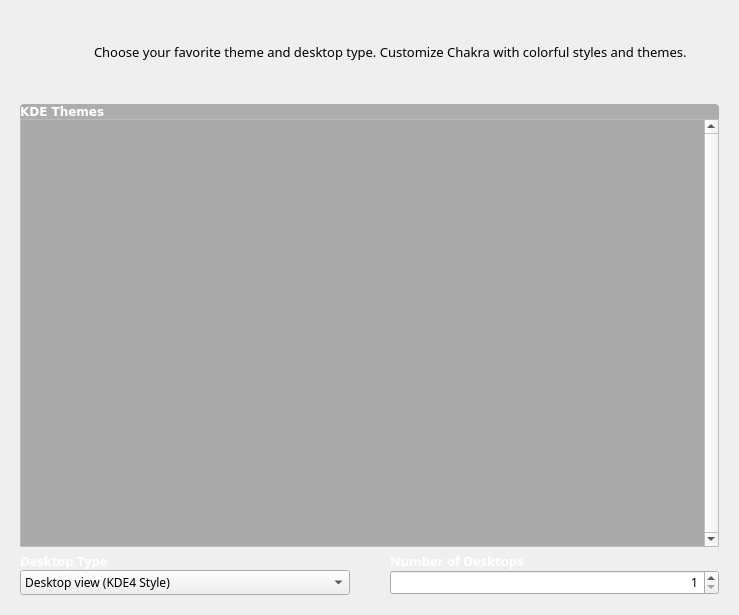
<?xml version="1.0" encoding="UTF-8"?>
<ui version="4.0">
 <class>styleWidget</class>
 <widget class="QWidget" name="styleWidget">
  <property name="geometry">
   <rect>
    <x>0</x>
    <y>0</y>
    <width>739</width>
    <height>615</height>
   </rect>
  </property>
  <property name="font">
   <font>
    <family>DejaVu Sans</family>
    <pointsize>11</pointsize>
   </font>
  </property>
  <property name="windowTitle">
   <string>Themes</string>
  </property>
  <property name="styleSheet">
   <string notr="true">#listIcon{
    background-color: rgba(0,0,0,0);
}

QListWidget {
	background-color: rgb(170, 170, 170);
	border: 1px solid rgba(255,255,255,50);
}

QPushButton{
	padding: 3px 10px 3px 10px;
	color: white;
	border:0px;
	border-radius:4px;
	background-color: rgb(68, 69, 70);
}

QPushButton::flat{
	border:1px solid  rgb(68, 69, 70);
	border-radius:4px;
	background-color: rgb(68, 69, 70);
}

QPushButton::flat:hover{
	border:1px solid rgba(0, 0, 0, 100);
	border-radius:4px;
	background-color: rgb(0, 172, 255);
}

QPushButton::flat:pressed{
	border:1px solid rgba(0, 0, 0, 100);
	border-radius:4px;
	background-color: rgb(106, 114, 128);
}</string>
  </property>
  <layout class="QGridLayout" name="gridLayout">
   <property name="margin">
    <number>20</number>
   </property>
   <property name="spacing">
    <number>0</number>
   </property>
   <item row="0" column="0">
    <widget class="QLabel" name="label_2">
     <property name="minimumSize">
      <size>
       <width>64</width>
       <height>64</height>
      </size>
     </property>
     <property name="maximumSize">
      <size>
       <width>64</width>
       <height>64</height>
      </size>
     </property>
     <property name="text">
      <string/>
     </property>
     <property name="pixmap">
      <pixmap resource="../data/kapudan.qrc">:/raw/pixmap/preferences-desktop-color.png</pixmap>
     </property>
    </widget>
   </item>
   <item row="0" column="1">
    <widget class="QLabel" name="description">
     <property name="minimumSize">
      <size>
       <width>300</width>
       <height>0</height>
      </size>
     </property>
     <property name="font">
      <font>
       <family>Sans Serif</family>
       <pointsize>10</pointsize>
       <weight>50</weight>
       <bold>false</bold>
      </font>
     </property>
     <property name="styleSheet">
      <string notr="true"/>
     </property>
     <property name="text">
      <string>Choose your favorite theme and desktop type. Customize Chakra with colorful styles and themes.</string>
     </property>
     <property name="wordWrap">
      <bool>true</bool>
     </property>
     <property name="indent">
      <number>10</number>
     </property>
    </widget>
   </item>
   <item row="1" column="0">
    <spacer name="verticalSpacer_3">
     <property name="orientation">
      <enum>Qt::Vertical</enum>
     </property>
     <property name="sizeType">
      <enum>QSizePolicy::Fixed</enum>
     </property>
     <property name="sizeHint" stdset="0">
      <size>
       <width>20</width>
       <height>20</height>
      </size>
     </property>
    </spacer>
   </item>
   <item row="2" column="0" colspan="2">
    <layout class="QVBoxLayout" name="verticalLayout">
     <property name="spacing">
      <number>0</number>
     </property>
     <item>
      <widget class="QLabel" name="label">
       <property name="font">
        <font>
         <family>DejaVu Sans</family>
         <pointsize>9</pointsize>
         <weight>75</weight>
         <bold>true</bold>
         <underline>false</underline>
        </font>
       </property>
       <property name="styleSheet">
        <string notr="true">background-color: rgba(0, 0, 0, 70);
color:white;
border-top-left-radius: 4px;
border-top-right-radius: 4px;</string>
       </property>
       <property name="text">
        <string>KDE Themes</string>
       </property>
       <property name="margin">
        <number>5</number>
       </property>
      </widget>
     </item>
     <item>
      <widget class="QListWidget" name="listStyles">
       <property name="enabled">
        <bool>true</bool>
       </property>
       <property name="minimumSize">
        <size>
         <width>0</width>
         <height>0</height>
        </size>
       </property>
       <property name="font">
        <font>
         <family>DejaVu Sans</family>
         <pointsize>8</pointsize>
         <weight>50</weight>
         <bold>false</bold>
        </font>
       </property>
       <property name="styleSheet">
        <string notr="true"/>
       </property>
       <property name="frameShape">
        <enum>QFrame::NoFrame</enum>
       </property>
       <property name="verticalScrollBarPolicy">
        <enum>Qt::ScrollBarAlwaysOn</enum>
       </property>
       <property name="alternatingRowColors">
        <bool>false</bool>
       </property>
       <property name="verticalScrollMode">
        <enum>QAbstractItemView::ScrollPerPixel</enum>
       </property>
       <property name="horizontalScrollMode">
        <enum>QAbstractItemView::ScrollPerPixel</enum>
       </property>
       <property name="movement">
        <enum>QListView::Static</enum>
       </property>
       <property name="isWrapping" stdset="0">
        <bool>true</bool>
       </property>
       <property name="resizeMode">
        <enum>QListView::Adjust</enum>
       </property>
       <property name="layoutMode">
        <enum>QListView::SinglePass</enum>
       </property>
       <property name="spacing">
        <number>0</number>
       </property>
       <property name="gridSize">
        <size>
         <width>140</width>
         <height>170</height>
        </size>
       </property>
       <property name="viewMode">
        <enum>QListView::IconMode</enum>
       </property>
       <property name="uniformItemSizes">
        <bool>true</bool>
       </property>
       <property name="batchSize">
        <number>1</number>
       </property>
       <property name="wordWrap">
        <bool>true</bool>
       </property>
       <property name="selectionRectVisible">
        <bool>true</bool>
       </property>
      </widget>
     </item>
     <item>
      <spacer name="verticalSpacer_5">
       <property name="orientation">
        <enum>Qt::Vertical</enum>
       </property>
       <property name="sizeType">
        <enum>QSizePolicy::Fixed</enum>
       </property>
       <property name="sizeHint" stdset="0">
        <size>
         <width>20</width>
         <height>5</height>
        </size>
       </property>
      </spacer>
     </item>
     <item>
      <layout class="QHBoxLayout" name="horizontalLayout_3">
       <item>
        <layout class="QVBoxLayout" name="verticalLayout_3">
         <item>
          <widget class="QLabel" name="labelDesktopType">
           <property name="font">
            <font>
             <family>Sans Serif</family>
             <pointsize>10</pointsize>
             <weight>75</weight>
             <bold>true</bold>
            </font>
           </property>
           <property name="styleSheet">
            <string notr="true">color: white</string>
           </property>
           <property name="text">
            <string>Desktop Type</string>
           </property>
          </widget>
         </item>
         <item>
          <widget class="QComboBox" name="comboBoxDesktopType">
           <property name="font">
            <font>
             <family>Sans Serif</family>
             <pointsize>9</pointsize>
            </font>
           </property>
           <property name="styleSheet">
            <string notr="true"/>
           </property>
           <item>
            <property name="text">
             <string>Desktop view (KDE4 Style)</string>
            </property>
           </item>
           <item>
            <property name="text">
             <string>Folder view (KDE3 Style)</string>
            </property>
           </item>
          </widget>
         </item>
        </layout>
       </item>
       <item>
        <spacer name="horizontalSpacer_4">
         <property name="orientation">
          <enum>Qt::Horizontal</enum>
         </property>
         <property name="sizeType">
          <enum>QSizePolicy::Fixed</enum>
         </property>
         <property name="sizeHint" stdset="0">
          <size>
           <width>40</width>
           <height>20</height>
          </size>
         </property>
        </spacer>
       </item>
       <item>
        <layout class="QVBoxLayout" name="verticalLayout_2">
         <item>
          <widget class="QLabel" name="labelDesktopNumbers">
           <property name="font">
            <font>
             <family>Sans Serif</family>
             <pointsize>10</pointsize>
             <weight>75</weight>
             <bold>true</bold>
            </font>
           </property>
           <property name="styleSheet">
            <string notr="true">color: white</string>
           </property>
           <property name="text">
            <string>Number of Desktops</string>
           </property>
          </widget>
         </item>
         <item>
          <widget class="QSpinBox" name="spinBoxDesktopNumbers">
           <property name="font">
            <font>
             <family>Sans Serif</family>
             <pointsize>9</pointsize>
            </font>
           </property>
           <property name="layoutDirection">
            <enum>Qt::LeftToRight</enum>
           </property>
           <property name="styleSheet">
            <string notr="true"/>
           </property>
           <property name="alignment">
            <set>Qt::AlignRight|Qt::AlignTrailing|Qt::AlignVCenter</set>
           </property>
           <property name="minimum">
            <number>1</number>
           </property>
          </widget>
         </item>
        </layout>
       </item>
      </layout>
     </item>
     <item>
      <layout class="QHBoxLayout" name="horizontalLayout_2"/>
     </item>
    </layout>
   </item>
  </layout>
 </widget>
 <resources>
  <include location="../data/kapudan.qrc"/>
 </resources>
 <connections/>
</ui>
